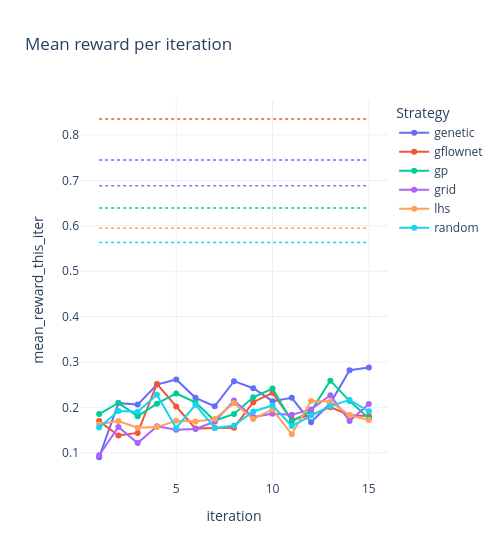

The cell this chart's notebook holds for it:
### Code cell
plot_reward_curves(select_best_runs(metrics, metric="mean_reward"), metric="mean_reward_this_iter", title="Mean reward per iteration", ceiling=True)

### Figure 1 — Plotly figure (JSON) as saved in the notebook; plotly's stock layout.template omitted (floating-point values rounded to 4 significant figures)
{"data": [{"customdata": [["run_576", 70, "top_k", 50, 20], ["run_576", 90, "top_k", 50, 20], ["run_576", 110, "top_k", 50, 20], ["run_576", 130, "top_k", 50, 20], ["run_576", 150, "top_k", 50, 20], ["run_576", 170, "top_k", 50, 20], ["run_576", 190, "top_k", 50, 20], ["run_576", 210, "top_k", 50, 20], ["run_576", 230, "top_k", 50, 20], ["run_576", 250, "top_k", 50, 20], ["run_576", 270, "top_k", 50, 20], ["run_576", 290, "top_k", 50, 20], ["run_576", 310, "top_k", 50, 20], ["run_576", 330, "top_k", 50, 20], ["run_576", 350, "top_k", 50, 20]], "hovertemplate": "sampling_strategy=genetic<br>iteration=%{x}<br>mean_reward_this_iter=%{y}<br>run=%{customdata[0]}<br>oracle_evals_total=%{customdata[1]}<br>acquisition=%{customdata[2]}<br>n_init=%{customdata[3]}<br>n_candidates_per_iter=%{customdata[4]}<extra></extra>", "legendgroup": "genetic", "line": {"color": "#636efa", "dash": "solid"}, "marker": {"symbol": "circle"}, "mode": "lines+markers", "name": "genetic", "orientation": "v", "showlegend": true, "type": "scatter", "x": [1, 2, 3, 4, 5, 6, 7, 8, 9, 10, 11, 12, 13, 14, 15], "xaxis": "x", "y": [0.09005, 0.2094, 0.206, 0.2501, 0.2615, 0.221, 0.2024, 0.2578, 0.2421, 0.2136, 0.221, 0.167, 0.2089, 0.2818, 0.288], "yaxis": "y"}, {"customdata": [["run_147", 70, "diverse_top_k", 50, 20], ["run_147", 90, "diverse_top_k", 50, 20], ["run_147", 110, "diverse_top_k", 50, 20], ["run_147", 130, "diverse_top_k", 50, 20], ["run_147", 150, "diverse_top_k", 50, 20], ["run_147", 170, "diverse_top_k", 50, 20], ["run_147", 190, "diverse_top_k", 50, 20], ["run_147", 210, "diverse_top_k", 50, 20], ["run_147", 230, "diverse_top_k", 50, 20], ["run_147", 250, "diverse_top_k", 50, 20], ["run_147", 270, "diverse_top_k", 50, 20], ["run_147", 290, "diverse_top_k", 50, 20], ["run_147", 310, "diverse_top_k", 50, 20], ["run_147", 330, "diverse_top_k", 50, 20], ["run_147", 350, "diverse_top_k", 50, 20]], "hovertemplate": "sampling_strategy=gflownet<br>iteration=%{x}<br>mean_reward_this_iter=%{y}<br>run=%{customdata[0]}<br>oracle_evals_total=%{customdata[1]}<br>acquisition=%{customdata[2]}<br>n_init=%{customdata[3]}<br>n_candidates_per_iter=%{customdata[4]}<extra></extra>", "legendgroup": "gflownet", "line": {"color": "#EF553B", "dash": "solid"}, "marker": {"symbol": "circle"}, "mode": "lines+markers", "name": "gflownet", "orientation": "v", "showlegend": true, "type": "scatter", "x": [1, 2, 3, 4, 5, 6, 7, 8, 9, 10, 11, 12, 13, 14, 15], "xaxis": "x", "y": [0.1697, 0.1379, 0.1437, 0.2517, 0.2019, 0.1531, 0.1546, 0.1551, 0.2114, 0.2319, 0.1724, 0.1831, 0.2004, 0.1827, 0.181], "yaxis": "y"}, {"customdata": [["run_504", 70, "top_k", 50, 20], ["run_504", 90, "top_k", 50, 20], ["run_504", 110, "top_k", 50, 20], ["run_504", 130, "top_k", 50, 20], ["run_504", 150, "top_k", 50, 20], ["run_504", 170, "top_k", 50, 20], ["run_504", 190, "top_k", 50, 20], ["run_504", 210, "top_k", 50, 20], ["run_504", 230, "top_k", 50, 20], ["run_504", 250, "top_k", 50, 20], ["run_504", 270, "top_k", 50, 20], ["run_504", 290, "top_k", 50, 20], ["run_504", 310, "top_k", 50, 20], ["run_504", 330, "top_k", 50, 20], ["run_504", 350, "top_k", 50, 20]], "hovertemplate": "sampling_strategy=gp<br>iteration=%{x}<br>mean_reward_this_iter=%{y}<br>run=%{customdata[0]}<br>oracle_evals_total=%{customdata[1]}<br>acquisition=%{customdata[2]}<br>n_init=%{customdata[3]}<br>n_candidates_per_iter=%{customdata[4]}<extra></extra>", "legendgroup": "gp", "line": {"color": "#00cc96", "dash": "solid"}, "marker": {"symbol": "circle"}, "mode": "lines+markers", "name": "gp", "orientation": "v", "showlegend": true, "type": "scatter", "x": [1, 2, 3, 4, 5, 6, 7, 8, 9, 10, 11, 12, 13, 14, 15], "xaxis": "x", "y": [0.1852, 0.2097, 0.1805, 0.2081, 0.2305, 0.2112, 0.1704, 0.1855, 0.222, 0.2414, 0.169, 0.192, 0.2588, 0.2138, 0.1759], "yaxis": "y"}, {"customdata": [["run_438", 70, "top_k", 50, 20], ["run_438", 90, "top_k", 50, 20], ["run_438", 110, "top_k", 50, 20], ["run_438", 130, "top_k", 50, 20], ["run_438", 150, "top_k", 50, 20], ["run_438", 170, "top_k", 50, 20], ["run_438", 190, "top_k", 50, 20], ["run_438", 210, "top_k", 50, 20], ["run_438", 230, "top_k", 50, 20], ["run_438", 250, "top_k", 50, 20], ["run_438", 270, "top_k", 50, 20], ["run_438", 290, "top_k", 50, 20], ["run_438", 310, "top_k", 50, 20], ["run_438", 330, "top_k", 50, 20], ["run_438", 350, "top_k", 50, 20]], "hovertemplate": "sampling_strategy=grid<br>iteration=%{x}<br>mean_reward_this_iter=%{y}<br>run=%{customdata[0]}<br>oracle_evals_total=%{customdata[1]}<br>acquisition=%{customdata[2]}<br>n_init=%{customdata[3]}<br>n_candidates_per_iter=%{customdata[4]}<extra></extra>", "legendgroup": "grid", "line": {"color": "#ab63fa", "dash": "solid"}, "marker": {"symbol": "circle"}, "mode": "lines+markers", "name": "grid", "orientation": "v", "showlegend": true, "type": "scatter", "x": [1, 2, 3, 4, 5, 6, 7, 8, 9, 10, 11, 12, 13, 14, 15], "xaxis": "x", "y": [0.09438, 0.1569, 0.1212, 0.1583, 0.1508, 0.1524, 0.1684, 0.2149, 0.1789, 0.1856, 0.1835, 0.1955, 0.2265, 0.1697, 0.2073], "yaxis": "y"}, {"customdata": [["run_396", 70, "diverse_top_k", 50, 20], ["run_396", 90, "diverse_top_k", 50, 20], ["run_396", 110, "diverse_top_k", 50, 20], ["run_396", 130, "diverse_top_k", 50, 20], ["run_396", 150, "diverse_top_k", 50, 20], ["run_396", 170, "diverse_top_k", 50, 20], ["run_396", 190, "diverse_top_k", 50, 20], ["run_396", 210, "diverse_top_k", 50, 20], ["run_396", 230, "diverse_top_k", 50, 20], ["run_396", 250, "diverse_top_k", 50, 20], ["run_396", 270, "diverse_top_k", 50, 20], ["run_396", 290, "diverse_top_k", 50, 20], ["run_396", 310, "diverse_top_k", 50, 20], ["run_396", 330, "diverse_top_k", 50, 20], ["run_396", 350, "diverse_top_k", 50, 20]], "hovertemplate": "sampling_strategy=lhs<br>iteration=%{x}<br>mean_reward_this_iter=%{y}<br>run=%{customdata[0]}<br>oracle_evals_total=%{customdata[1]}<br>acquisition=%{customdata[2]}<br>n_init=%{customdata[3]}<br>n_candidates_per_iter=%{customdata[4]}<extra></extra>", "legendgroup": "lhs", "line": {"color": "#FFA15A", "dash": "solid"}, "marker": {"symbol": "circle"}, "mode": "lines+markers", "name": "lhs", "orientation": "v", "showlegend": true, "type": "scatter", "x": [1, 2, 3, 4, 5, 6, 7, 8, 9, 10, 11, 12, 13, 14, 15], "xaxis": "x", "y": [0.1629, 0.1698, 0.155, 0.1565, 0.1702, 0.1688, 0.1744, 0.2093, 0.1742, 0.195, 0.1408, 0.2138, 0.2127, 0.1825, 0.1723], "yaxis": "y"}, {"customdata": [["run_288", 70, "top_k", 50, 20], ["run_288", 90, "top_k", 50, 20], ["run_288", 110, "top_k", 50, 20], ["run_288", 130, "top_k", 50, 20], ["run_288", 150, "top_k", 50, 20], ["run_288", 170, "top_k", 50, 20], ["run_288", 190, "top_k", 50, 20], ["run_288", 210, "top_k", 50, 20], ["run_288", 230, "top_k", 50, 20], ["run_288", 250, "top_k", 50, 20], ["run_288", 270, "top_k", 50, 20], ["run_288", 290, "top_k", 50, 20], ["run_288", 310, "top_k", 50, 20], ["run_288", 330, "top_k", 50, 20], ["run_288", 350, "top_k", 50, 20]], "hovertemplate": "sampling_strategy=random<br>iteration=%{x}<br>mean_reward_this_iter=%{y}<br>run=%{customdata[0]}<br>oracle_evals_total=%{customdata[1]}<br>acquisition=%{customdata[2]}<br>n_init=%{customdata[3]}<br>n_candidates_per_iter=%{customdata[4]}<extra></extra>", "legendgroup": "random", "line": {"color": "#19d3f3", "dash": "solid"}, "marker": {"symbol": "circle"}, "mode": "lines+markers", "name": "random", "orientation": "v", "showlegend": true, "type": "scatter", "x": [1, 2, 3, 4, 5, 6, 7, 8, 9, 10, 11, 12, 13, 14, 15], "xaxis": "x", "y": [0.1554, 0.192, 0.1905, 0.2278, 0.1546, 0.2057, 0.1547, 0.1599, 0.1908, 0.2042, 0.1591, 0.1819, 0.2032, 0.2162, 0.1912], "yaxis": "y"}, {"hovertemplate": "genetic<br>best_reward: %{y:.4f}<extra></extra>", "legendgroup": "genetic", "line": {"color": "#636efa", "dash": "dot", "width": 1.5}, "mode": "lines", "name": "genetic ceiling", "showlegend": false, "type": "scatter", "x": [1, 2, 3, 4, 5, 6, 7, 8, 9, 10, 11, 12, 13, 14, 15], "y": [0.7452, 0.7452, 0.7452, 0.7452, 0.7452, 0.7452, 0.7452, 0.7452, 0.7452, 0.7452, 0.7452, 0.7452, 0.7452, 0.7452, 0.7452]}, {"hovertemplate": "gflownet<br>best_reward: %{y:.4f}<extra></extra>", "legendgroup": "gflownet", "line": {"color": "#EF553B", "dash": "dot", "width": 1.5}, "mode": "lines", "name": "gflownet ceiling", "showlegend": false, "type": "scatter", "x": [1, 2, 3, 4, 5, 6, 7, 8, 9, 10, 11, 12, 13, 14, 15], "y": [0.8353, 0.8353, 0.8353, 0.8353, 0.8353, 0.8353, 0.8353, 0.8353, 0.8353, 0.8353, 0.8353, 0.8353, 0.8353, 0.8353, 0.8353]}, {"hovertemplate": "gp<br>best_reward: %{y:.4f}<extra></extra>", "legendgroup": "gp", "line": {"color": "#00cc96", "dash": "dot", "width": 1.5}, "mode": "lines", "name": "gp ceiling", "showlegend": false, "type": "scatter", "x": [1, 2, 3, 4, 5, 6, 7, 8, 9, 10, 11, 12, 13, 14, 15], "y": [0.6394, 0.6394, 0.6394, 0.6394, 0.6394, 0.6394, 0.6394, 0.6394, 0.6394, 0.6394, 0.6394, 0.6394, 0.6394, 0.6394, 0.6394]}, {"hovertemplate": "grid<br>best_reward: %{y:.4f}<extra></extra>", "legendgroup": "grid", "line": {"color": "#ab63fa", "dash": "dot", "width": 1.5}, "mode": "lines", "name": "grid ceiling", "showlegend": false, "type": "scatter", "x": [1, 2, 3, 4, 5, 6, 7, 8, 9, 10, 11, 12, 13, 14, 15], "y": [0.6884, 0.6884, 0.6884, 0.6884, 0.6884, 0.6884, 0.6884, 0.6884, 0.6884, 0.6884, 0.6884, 0.6884, 0.6884, 0.6884, 0.6884]}, {"hovertemplate": "lhs<br>best_reward: %{y:.4f}<extra></extra>", "legendgroup": "lhs", "line": {"color": "#FFA15A", "dash": "dot", "width": 1.5}, "mode": "lines", "name": "lhs ceiling", "showlegend": false, "type": "scatter", "x": [1, 2, 3, 4, 5, 6, 7, 8, 9, 10, 11, 12, 13, 14, 15], "y": [0.5946, 0.5946, 0.5946, 0.5946, 0.5946, 0.5946, 0.5946, 0.5946, 0.5946, 0.5946, 0.5946, 0.5946, 0.5946, 0.5946, 0.5946]}, {"hovertemplate": "random<br>best_reward: %{y:.4f}<extra></extra>", "legendgroup": "random", "line": {"color": "#19d3f3", "dash": "dot", "width": 1.5}, "mode": "lines", "name": "random ceiling", "showlegend": false, "type": "scatter", "x": [1, 2, 3, 4, 5, 6, 7, 8, 9, 10, 11, 12, 13, 14, 15], "y": [0.5633, 0.5633, 0.5633, 0.5633, 0.5633, 0.5633, 0.5633, 0.5633, 0.5633, 0.5633, 0.5633, 0.5633, 0.5633, 0.5633, 0.5633]}], "layout": {"legend": {"title": {"text": "Strategy"}, "tracegroupgap": 0}, "title": {"text": "Mean reward per iteration"}, "width": 500, "xaxis": {"anchor": "y", "domain": [0, 1], "title": {"text": "iteration"}}, "yaxis": {"anchor": "x", "domain": [0, 1], "title": {"text": "mean_reward_this_iter"}}}}
